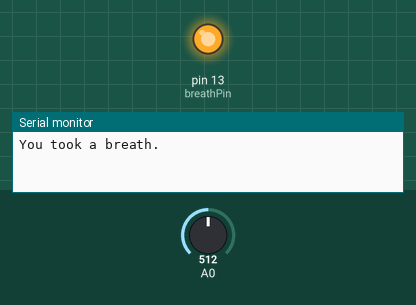
Simulated run of this sketch. Board: Arduino Uno, built with avr-gcc and run on an emulated ATmega328P. Parts: output pins drawn as LEDs (lit = HIGH), the last lines printed to the serial monitor. Inputs (shaded band) come from the test bench; at power-on: A0 = 512.

Above: at 1.2 s.
1.3 s: A0 set to 586
2.8 s: A0 set to 622
At 3.8 s:
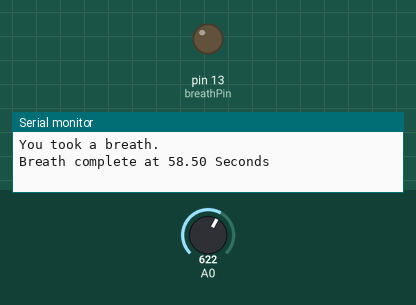
4.3 s: A0 set to 511
At 5.3 s:
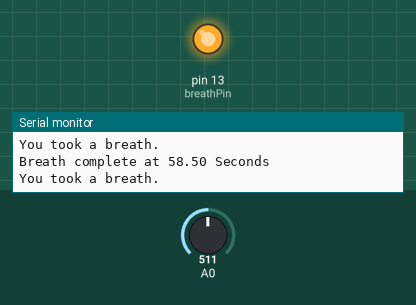
5.8 s: A0 set to 645
At 6.4 s:
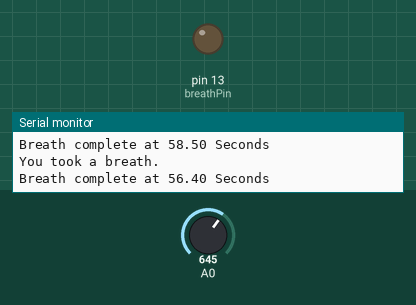
Timing chart, 0 to 8.3 s (numbered marks = the images above; inputs shaded):
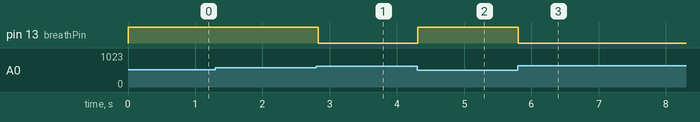

The sketch:

BreathSensor.ino
```cpp
int threshold = 635;           // Below this, the chest is considered compressed
int breathTime = 250;          // How many milliseconds a typical breath lasts
int breathPin = 13;            // pin that the LED is connected to
int breaths = 0;               // How many breaths you've taken
double timer = 60000;             // How many milliseconds to sample for
int timerStep = 25;            // How long to wait between samples
boolean isBreathing = false;   // Whether or not the wearer is currently taking a breath
double force;       // from A0

void setup() {
  Serial.begin(9600);    // start communicating
  pinMode(13, OUTPUT);   // the LED to blink

  while (getForce() > threshold) {
    delay(25);           // Wait for a breath to be taken
  }
}

double getForce() {
   int i;
   double average;
   int samples = 20;
   for (i = 0 ; i < samples ; i = i + 1) {
     average = average + analogRead(A0);
   }
    force = average / samples;
   return force;
}

void timerPause(int amount) {
   delay(amount);
   timer = timer - amount;
}

void resetTimer() {
   timer = 60000;
}

void loop() {
  timer = 60000;
  while (timer > 0) {
    //getForce();
    if (getForce() < threshold) {
       digitalWrite(breathPin, HIGH);
       if (isBreathing) {
         delay(20);
       }
       else {
         breaths = breaths + 1;
         isBreathing = true;
         Serial.println("You took a breath. ");
         // timerPause(breathTime);
       }
    }
    else {
      digitalWrite(breathPin, LOW);
      if (isBreathing) {
        Serial.print("Breath complete at ");
         Serial.print(timer/1000);
         Serial.println(" Seconds");
        delay(50);
        isBreathing = false;
      }
    }
    timerPause(timerStep);
  }
  Serial.print("Breaths Per Minute: ");
  Serial.println(breaths);
}
```

Measured:
- the behaviour switches between 603 and 604 on A0 (found by bisection; images 0 and 1)
- after the input at 1.3 s, every drawn part: stays the same
- after the input at 2.8 s, pin 13 (breathPin): HIGH → LOW at once
- after the input at 4.3 s, pin 13 (breathPin): LOW → HIGH at once
- after the input at 5.8 s, pin 13 (breathPin): HIGH → LOW at once
